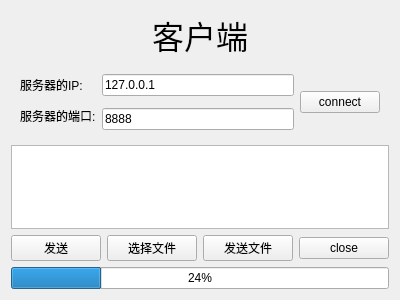
<?xml version="1.0" encoding="UTF-8"?>
<ui version="4.0">
 <class>ClientWidget</class>
 <widget class="QWidget" name="ClientWidget">
  <property name="geometry">
   <rect>
    <x>0</x>
    <y>0</y>
    <width>400</width>
    <height>300</height>
   </rect>
  </property>
  <property name="windowTitle">
   <string>Form</string>
  </property>
  <layout class="QGridLayout" name="gridLayout_2">
   <item row="0" column="0">
    <widget class="QLabel" name="label_3">
     <property name="font">
      <font>
       <family>楷体</family>
       <pointsize>24</pointsize>
      </font>
     </property>
     <property name="text">
      <string>客户端</string>
     </property>
     <property name="alignment">
      <set>Qt::AlignCenter</set>
     </property>
    </widget>
   </item>
   <item row="1" column="0">
    <widget class="QWidget" name="widget" native="true">
     <layout class="QGridLayout" name="gridLayout">
      <item row="0" column="0">
       <widget class="QLabel" name="label">
        <property name="text">
         <string>服务器的IP:</string>
        </property>
       </widget>
      </item>
      <item row="2" column="1">
       <widget class="QLineEdit" name="lineEditPort">
        <property name="text">
         <string>8888</string>
        </property>
       </widget>
      </item>
      <item row="0" column="1">
       <widget class="QLineEdit" name="lineEditIP">
        <property name="text">
         <string>127.0.0.1</string>
        </property>
       </widget>
      </item>
      <item row="1" column="0" rowspan="2">
       <widget class="QLabel" name="label_2">
        <property name="text">
         <string>服务器的端口:</string>
        </property>
       </widget>
      </item>
      <item row="0" column="2" rowspan="3">
       <widget class="QPushButton" name="buttonConnect">
        <property name="text">
         <string>connect</string>
        </property>
       </widget>
      </item>
     </layout>
    </widget>
   </item>
   <item row="2" column="0">
    <widget class="QTextEdit" name="textEdit"/>
   </item>
   <item row="3" column="0">
    <layout class="QHBoxLayout" name="horizontalLayout">
     <item>
      <widget class="QPushButton" name="sendBtn">
       <property name="text">
        <string>发送</string>
       </property>
      </widget>
     </item>
     <item>
      <widget class="QPushButton" name="pushButton">
       <property name="text">
        <string>选择文件</string>
       </property>
      </widget>
     </item>
     <item>
      <widget class="QPushButton" name="pushButton_2">
       <property name="text">
        <string>发送文件</string>
       </property>
      </widget>
     </item>
     <item>
      <widget class="QPushButton" name="closeBtn">
       <property name="text">
        <string>close</string>
       </property>
      </widget>
     </item>
    </layout>
   </item>
   <item row="4" column="0">
    <widget class="QProgressBar" name="progressBar">
     <property name="value">
      <number>24</number>
     </property>
    </widget>
   </item>
  </layout>
 </widget>
 <resources/>
 <connections/>
</ui>
